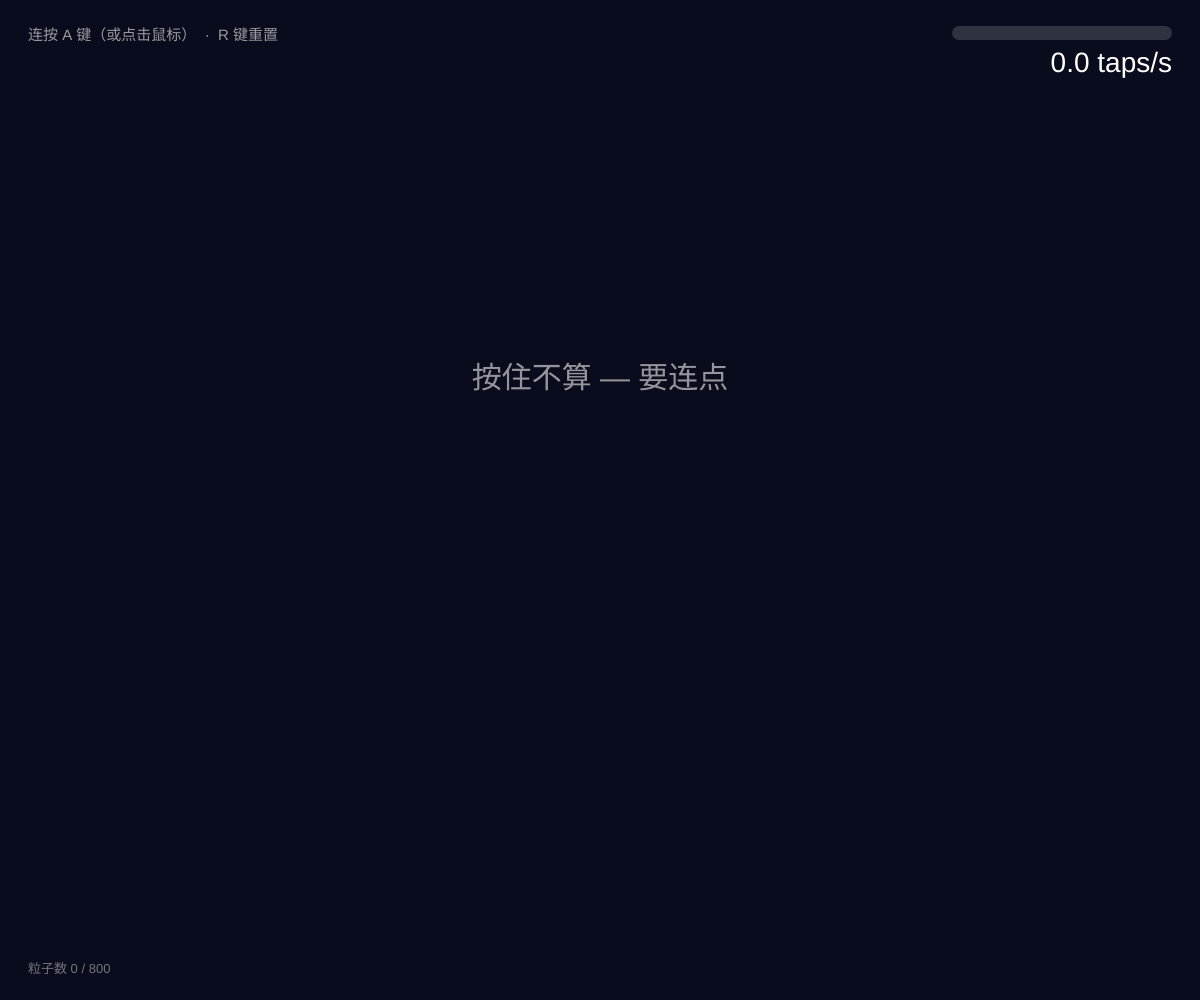
Frame 1 (no input)
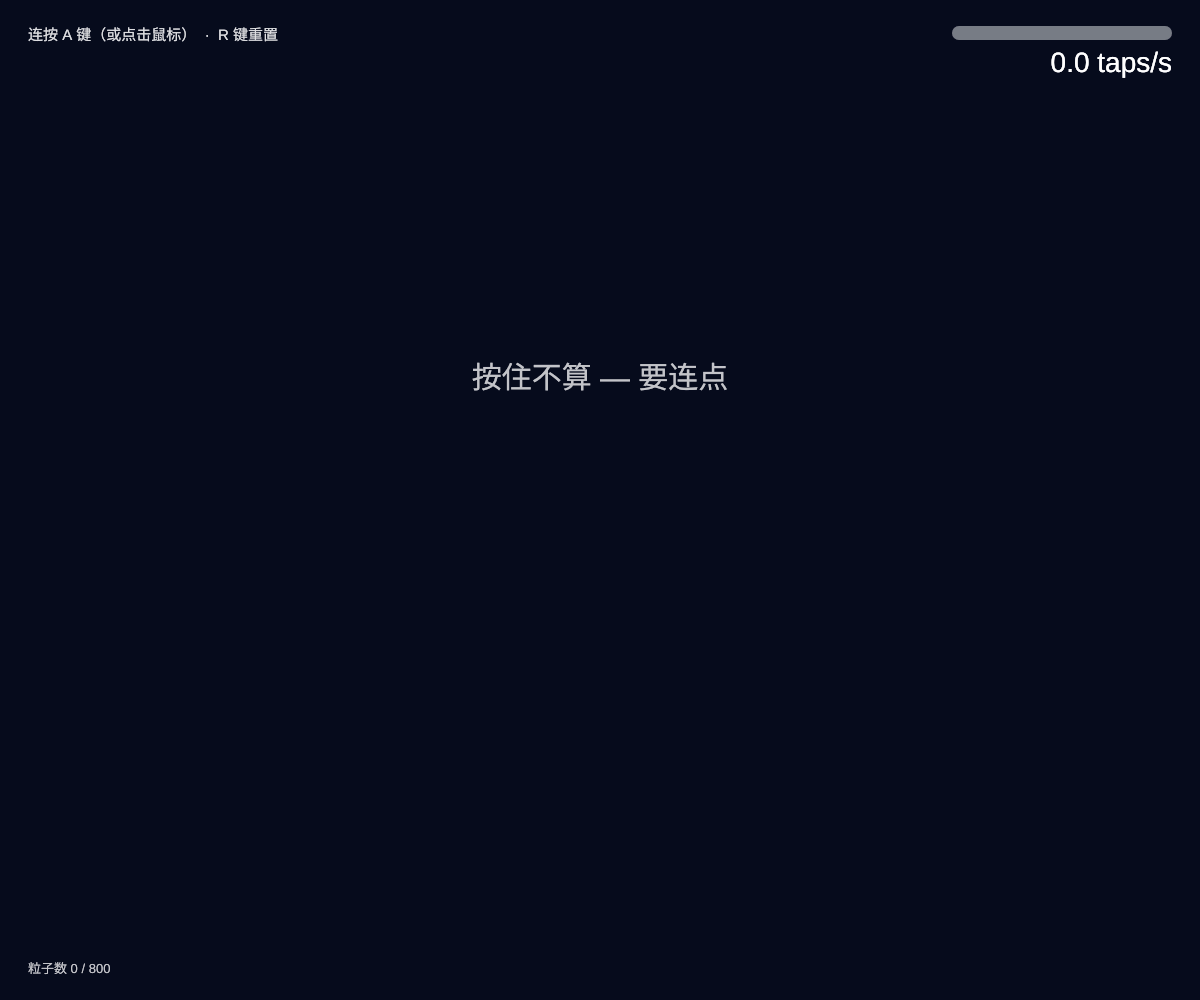
Frame 60 (no input)
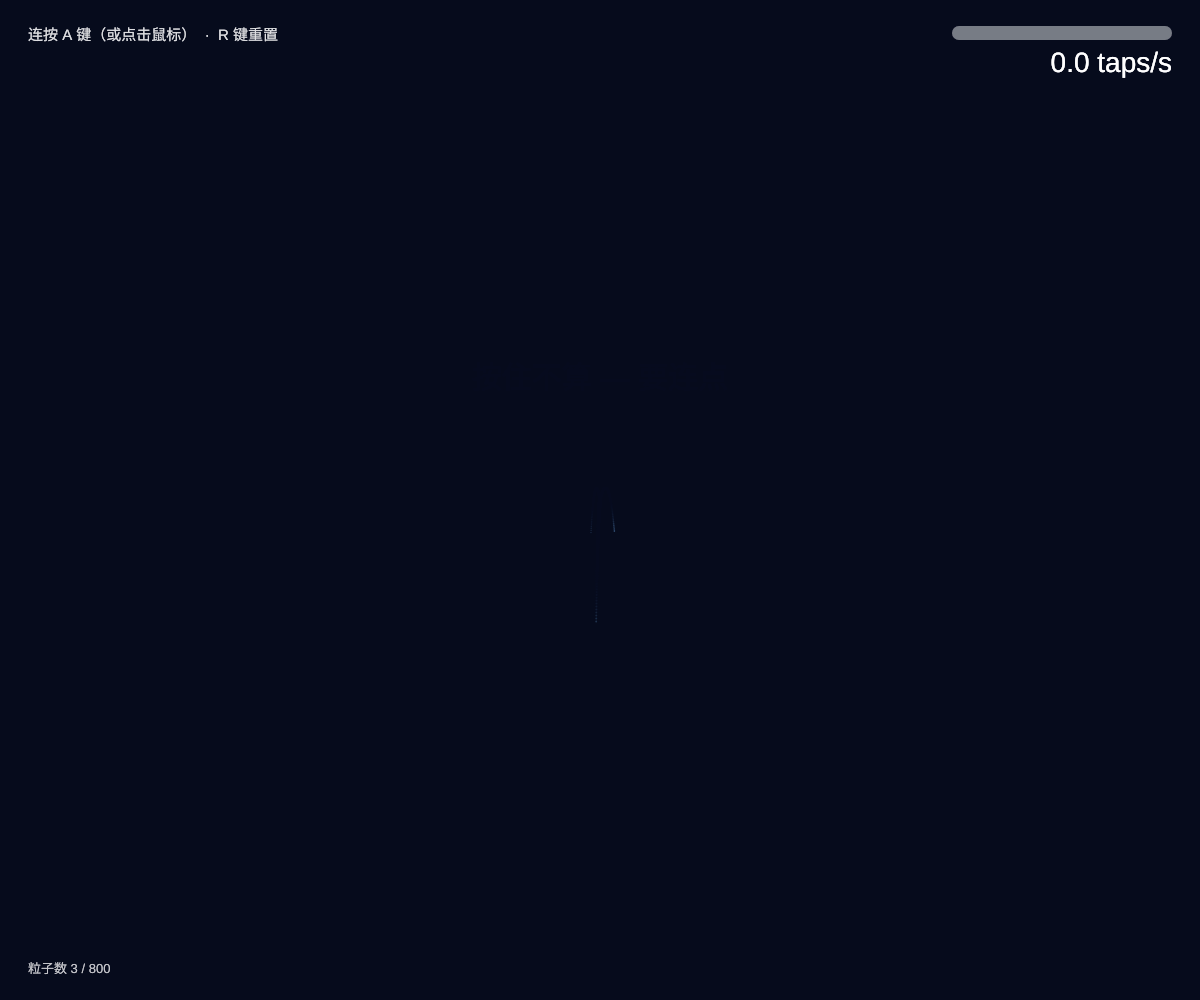
Frame 120 (the mouse pressed at the canvas centre since frame 60)

The p5.js sketch that drew these frames (run headless with seeded random() and noise() and a simulated clock; from frame 60 on, the mouse is pressed at the canvas centre):

// p5.js sketch
// ── sketch.js
/* Tap Storm
   Input: tap the A key repeatedly (or click).
   Response: the tap rate drives how many particles burst out, how fast, and what colour.
   Feedback: a live rate bar, a number, a combo counter, and the particles themselves.
   Ordinary mistakes handled: holding the key, pressing another key, never pressing,
   and mashing fast enough to drop the frame rate. */

const MAX_PARTICLES = 800;
const TRAIL_ALPHA = 55;
const BG = [9, 13, 28];

let particles = [];
let tapTimes = [];
let rate = 0;
let combo = 0;
let lastTap = 0;
let flash = 0;
let wrongKeyAt = 0;
let holdAt = 0;
let quality = 1;
let slowFrames = 0;

function setup() {
  createCanvas(windowWidth, windowHeight);
  background(BG[0], BG[1], BG[2]);
}

function draw() {
  background(BG[0], BG[1], BG[2], TRAIL_ALPHA);
  const now = millis();

  if (now - lastTap > 1500) {
    rate = max(0, rate - (deltaTime / 1000) * 6);
    combo = 0;
  }

  if (frameRate() < 30 && frameCount > 30) {
    if (++slowFrames > 60) quality = 0.5;
  } else if (frameRate() > 45) {
    slowFrames = 0;
    quality = 1;
  }

  updateParticles();
  drawParticles(now);
  drawHud(now);
}

function registerTap(x, y) {
  const now = millis();
  const gap = tapTimes.length ? now - tapTimes[tapTimes.length - 1] : 0;

  if (tapTimes.length && gap > 1200) combo = 0;
  tapTimes.push(now);
  if (tapTimes.length > 4) tapTimes.shift();

  const instant = averageGap() > 0 ? 1000 / averageGap() : 0;
  rate = rate === 0 ? instant : rate * 0.7 + instant * 0.3;
  rate = constrain(rate, 0, 20);

  if (gap > 0 && gap < 500) combo++;
  if (rate > 8) flash = 1;

  burst(x, y);
  lastTap = now;
}

function averageGap() {
  if (tapTimes.length < 2) return 0;
  let total = 0;
  for (let i = 1; i < tapTimes.length; i++) total += tapTimes[i] - tapTimes[i - 1];
  return total / (tapTimes.length - 1);
}

function burstTier(r) {
  if (r < 2) return { count: 3, speed: 1.5, lift: 0.4, size: 4, col: [120, 190, 255] };
  if (r < 5) return { count: 10, speed: 3.2, lift: 0.8, size: 6, col: [110, 240, 220] };
  if (r < 8) return { count: 25, speed: 5.5, lift: 1.2, size: 9, col: [255, 210, 90] };
  return { count: 40, speed: 8.5, lift: 1.8, size: 13, col: [255, 130, 80] };
}

function burst(x, y) {
  const tier = burstTier(rate);
  const n = max(3, round(tier.count * quality));
  for (let i = 0; i < n; i++) {
    const a = random(TWO_PI);
    const sp = random(tier.speed * 0.5, tier.speed);
    particles.push({
      x: x === undefined ? width / 2 : x,
      y: y === undefined ? height / 2 : y,
      vx: cos(a) * sp,
      vy: sin(a) * sp - tier.lift,
      life: 1,
      decay: random(0.006, 0.016),
      size: random(2, tier.size),
      col: tier.col
    });
  }
  if (particles.length > MAX_PARTICLES) particles.splice(0, particles.length - MAX_PARTICLES);
}

function updateParticles() {
  const scaled = (deltaTime / 16.67);
  for (let i = particles.length - 1; i >= 0; i--) {
    const p = particles[i];
    p.vy += 0.06 * scaled;
    p.vx *= 0.99;
    p.vy *= 0.99;
    p.x += p.vx * scaled;
    p.y += p.vy * scaled;
    p.life -= p.decay * scaled;
    if (p.life <= 0 || p.y > height + 200) particles.splice(i, 1);
  }
}

function drawParticles() {
  noStroke();
  for (const p of particles) {
    fill(p.col[0], p.col[1], p.col[2], p.life * 255);
    circle(p.x, p.y, p.size * (0.4 + p.life * 0.6));
  }
  if (flash > 0) {
    fill(255, 255, 255, flash * 22);
    rect(0, 0, width, height);
    flash = max(0, flash - 0.08);
  }
}

function drawHud(now) {
  const barW = 220;
  const barX = width - barW - 28;
  const barY = 26;
  const shown = constrain(map(rate, 0, 12, 0, barW), 0, barW);
  const tier = burstTier(rate);

  noStroke();
  fill(255, 255, 255, 40);
  rect(barX, barY, barW, 14, 7);
  fill(tier.col[0], tier.col[1], tier.col[2], 230);
  rect(barX, barY, shown, 14, 7);

  textAlign(RIGHT, TOP);
  textSize(28);
  fill(255);
  text(nf(rate, 1, 1) + ' taps/s', width - 28, barY + 24);

  if (combo > 1) {
    textSize(16);
    fill(tier.col[0], tier.col[1], tier.col[2]);
    text('COMBO x' + combo, width - 28, barY + 60);
  }

  textAlign(LEFT, TOP);
  textSize(15);
  fill(255, 255, 255, 150);
  text('连按 A 键（或点击鼠标）  ·  R 键重置', 28, 28);

  let hint = '';
  if (now - holdAt < 1200) hint = '按住不算 — 要连点';
  else if (now - wrongKeyAt < 1200) hint = '只认 A 键（或点一下鼠标）';
  else if (lastTap === 0 && frameCount > 150) hint = '按 A 键开始';
  else if (now - lastTap > 1500) hint = '停手了 — 按 A 重新开始';

  if (hint) {
    const pulse = 140 + 90 * sin(frameCount * 0.06);
    textAlign(CENTER, CENTER);
    textSize(30);
    fill(255, 255, 255, pulse);
    text(hint, width / 2, height / 2 - 120);
  }

  textAlign(LEFT, BOTTOM);
  textSize(13);
  fill(255, 255, 255, 110);
  text('粒子数 ' + particles.length + ' / ' + MAX_PARTICLES, 28, height - 24);
}

function keyPressed(e) {
  if (key === 'r' || key === 'R') {
    particles = [];
    tapTimes = [];
    rate = 0;
    combo = 0;
    return false;
  }
  if (key === 'a' || key === 'A') {
    if (e && e.repeat) {
      holdAt = millis();
      return false;
    }
    registerTap();
    return false;
  }
  wrongKeyAt = millis();
  return false;
}

function mousePressed() {
  if (mouseX > 0 && mouseX < width && mouseY > 0 && mouseY < height) {
    registerTap(mouseX, mouseY);
  }
}

function windowResized() {
  resizeCanvas(windowWidth, windowHeight);
}
